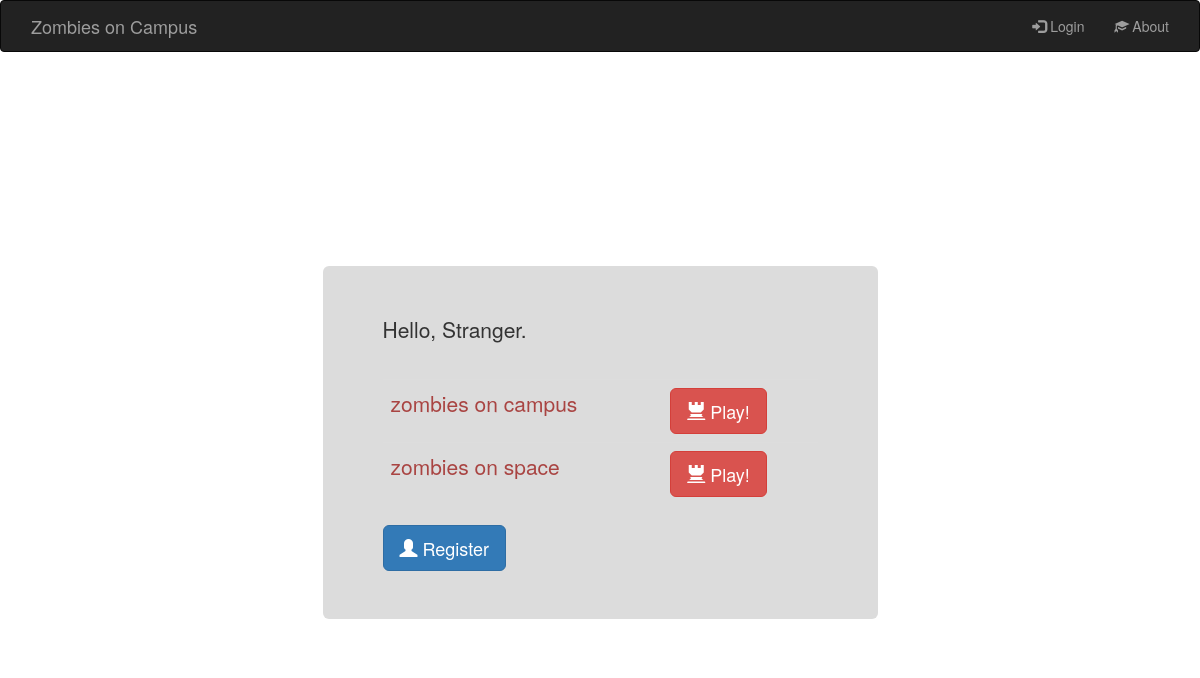
/zombies/, run on an earlier commit of the app's database.
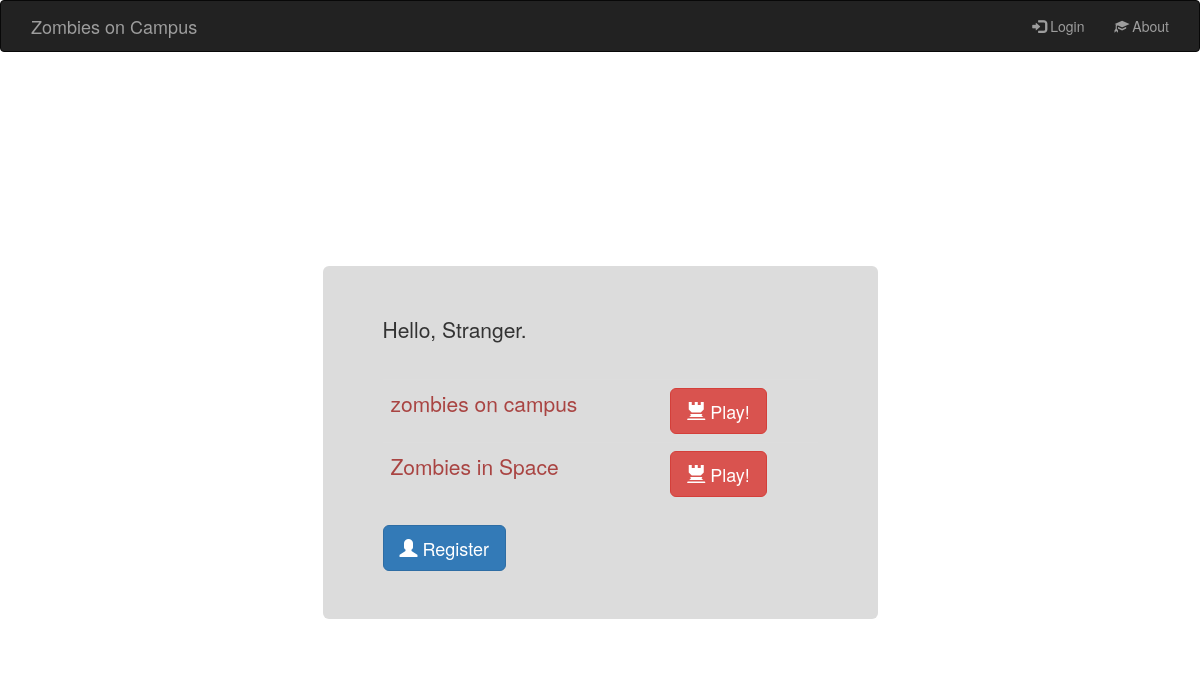
And on a later commit of the database.
### zombies/models.py (models this page shows, shortened)
class Story(models.Model):
    name = models.CharField(max_length=100, unique=True)
    description = models.CharField(max_length=1000)
    visits = models.IntegerField(default=0)
    class Meta:
        verbose_name_plural = "Stories"

### zombies/views.py (the view)
def index(request):
    story_list = Story.objects.order_by('id')
    context_dict = {'stories': story_list}
    return render(request, 'zombies/index.html', context_dict)

### templates/zombies/index.html (shortened to what this page needs)
{% extends 'base.html' %}
{% load staticfiles %}
{% block body %}
    {% if user.is_authenticated %}
        <p>Hello, {{ user.username }}!</p>
    {% else %}
        <p>Hello, Stranger.</p>
    {% endif %}
    <br/>
    <table class="table table-hover">
        <tbody>
        {% if stories %}
            {% for story in stories %}
                <tr>
                    <td>
                        <p class="text-justify text-danger">{{ story.name }} </p>
                    </td>
                    <td>
                        <button class="story_start_button btn btn-lg btn-danger" type="button"
                                value="{% url 'story-point' story.id 1 %}"><span class="glyphicon glyphicon-tower"></span> Play!
                        </button>
                    </td>
                </tr>
            {% endfor %}
            </tbody>
            </table>
        {% else %}
            <strong>There are no stories present.</strong>
        {% endif %}
    {% if not user.is_authenticated %}
        <a href="/accounts/register/" class="btn btn-lg btn-primary" role="button"><span
                class="glyphicon glyphicon-user"></span> Register</a>
    {% endif %}
{% endblock %}

What changed in the data, as far as the page shows it:
changed Story: name "zombies on space" → "Zombies in Space"
